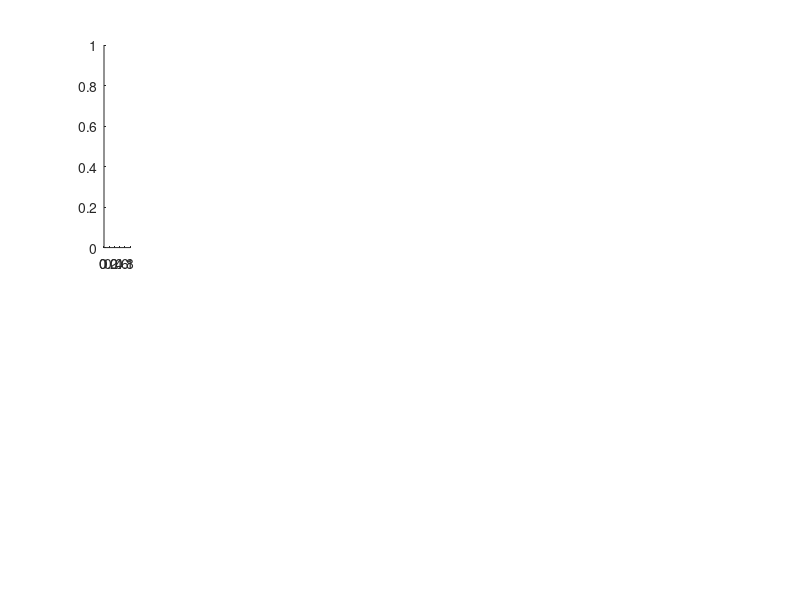

Reproduce this figure in MATLAB. (Note: this script raises an error after producing the figure.)
% plotPowerSpectrum
%
% Plots the contours of the loaded average power spectra of the natural
% images and manmade images. Each of the 10 texture statistics is plotted

% first, load the desired versions of avgPowerSpectraNatural and 
% avgPowerSpectraManmade!
%load avgPowerSpectraManmade2x32.mat
%load avgPowerSpectraNatural2x32.mat

% specify the name of each texture statistic, to be used in figures
textureNames = {'\gamma', '\beta_{|}', '\beta_{--}', '\beta_{\\}', '\beta_{/}', ...
     '\theta_{\lceil}', '\theta_{\rfloor}', '\theta_{\rceil}', '\theta_{\lfloor}', '\alpha'};
 
figure; 

% plot natural image contours along first row
for ii = 1:10
    h = subplot(2, 10, ii); 
    contour(fftshift(avgPowerSpectraNatural{ii, 1})); 
    axis equal;
    xlim([80 100]);
    ylim([50 70]);
    title(textureNames{1, ii});
end

% plot manmade image contours along second row
for ii = 1:10
    h = subplot(2, 10, ii + 10); 
    contour(fftshift(avgPowerSpectraManmade{ii, 1})); 
    axis equal;
    xlim([80 100]);
    ylim([50 70]);
    title(textureNames{1, ii});
    
end

% remove excess margins from figures
% see http://www.mathworks.com/matlabcentral/fileexchange/34055-tightfig
tightfig;

suptitle('Power Spectrum Contours - ');
